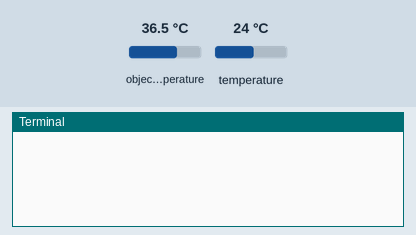
This program was run on a simulated Raspberry Pi (BCM pin numbers). On the bench: the last lines printed to the terminal. The inputs (shaded band) are chosen by the test bench; at power-on: object temperature 36.5 °C, temperature 24 °C. Each call to the cloud database takes 0.3 s, and an entry nobody has set reads as its off value or as empty.

Above: at 1.2 s.
1.3 s: object temperature set to 20 °C
At 2.4 s:
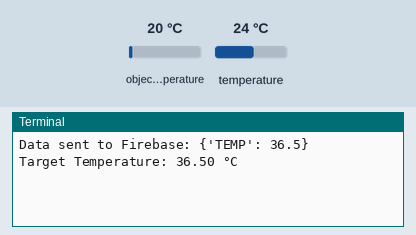
2.8 s: object temperature set to 26 °C
At 4.9 s:
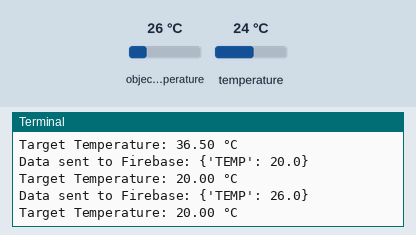
Timing chart, 0 to 6.4 s (numbered marks = the images above; inputs shaded):
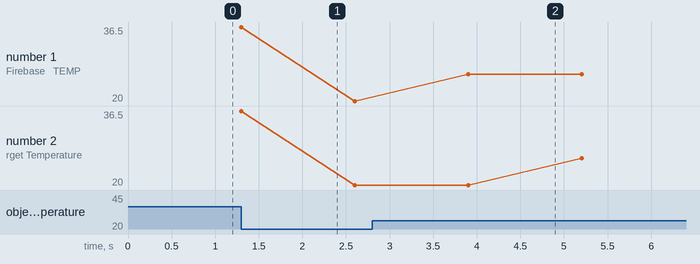

The program:

mlx90614_temperature_reading_and_firebase.py
```python
import board
import busio as io
import adafruit_mlx90614

from time import sleep

from firebase import firebase

# Firebase configuration
firebase_url = 'https://temp-40404-default-rtdb.firebaseio.com/'
firebase_secret = 'IFCWCqA6tULq3dbg2N2IMosVwdDaUDQU8qz714Uq'
firebase_app = firebase.FirebaseApplication(firebase_url, None)


i2c = io.I2C(board.SCL, board.SDA, frequency=100000)
mlx = adafruit_mlx90614.MLX90614(i2c)

while True:
	ambientTemp = "{:.2f}".format(mlx.ambient_temperature)
	targetTemp = "{:.2f}".format(mlx.object_temperature)
	sleep(1)
	data = {'TEMP':mlx.object_temperature}
	response = firebase_app.patch('/Database/lib20', data)
	print('Data sent to Firebase:', response)
	print("Target Temperature:", targetTemp,"°C")
```

Measured:
- after the input at 2.8 s, the terminal: prints a new line after 1.1 s (image 2)
- plotted number 1: 20 → 26 after the input at 2.8 s
- plotted number 2: 20 → 26 after the input at 2.8 s
